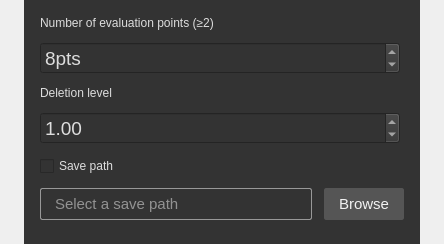
<?xml version="1.0" encoding="UTF-8"?>
<ui version="4.0">
 <class>SorFilterDialog</class>
 <widget class="QWidget" name="SorFilterDialog">
  <property name="geometry">
   <rect>
    <x>0</x>
    <y>0</y>
    <width>442</width>
    <height>226</height>
   </rect>
  </property>
  <property name="windowTitle">
   <string>Statistical Outlier Removal</string>
  </property>
  <layout class="QVBoxLayout" name="verticalLayout_2">
   <property name="leftMargin">
    <number>24</number>
   </property>
   <property name="topMargin">
    <number>0</number>
   </property>
   <property name="rightMargin">
    <number>24</number>
   </property>
   <property name="bottomMargin">
    <number>0</number>
   </property>
   <item>
    <widget class="QWidget" name="widget" native="true">
     <property name="styleSheet">
      <string notr="true">background-color: rgb(51, 51, 51);
color: rgb(221, 221, 221);</string>
     </property>
     <layout class="QVBoxLayout" name="verticalLayout_5">
      <property name="spacing">
       <number>12</number>
      </property>
      <property name="leftMargin">
       <number>16</number>
      </property>
      <property name="topMargin">
       <number>16</number>
      </property>
      <property name="rightMargin">
       <number>16</number>
      </property>
      <property name="bottomMargin">
       <number>24</number>
      </property>
      <item>
       <layout class="QVBoxLayout" name="verticalLayout">
        <item>
         <widget class="QLabel" name="label">
          <property name="styleSheet">
           <string notr="true">background-color: transparent;</string>
          </property>
          <property name="text">
           <string>Number of evaluation points (≥2)</string>
          </property>
          <property name="alignment">
           <set>Qt::AlignLeading|Qt::AlignLeft|Qt::AlignVCenter</set>
          </property>
         </widget>
        </item>
        <item>
         <widget class="QSpinBox" name="knnSpinBox">
          <property name="sizePolicy">
           <sizepolicy hsizetype="Fixed" vsizetype="Fixed">
            <horstretch>0</horstretch>
            <verstretch>0</verstretch>
           </sizepolicy>
          </property>
          <property name="minimumSize">
           <size>
            <width>360</width>
            <height>32</height>
           </size>
          </property>
          <property name="maximumSize">
           <size>
            <width>360</width>
            <height>32</height>
           </size>
          </property>
          <property name="font">
           <font>
            <pointsize>14</pointsize>
           </font>
          </property>
          <property name="suffix">
           <string>pts</string>
          </property>
          <property name="minimum">
           <number>2</number>
          </property>
          <property name="maximum">
           <number>1000000</number>
          </property>
          <property name="value">
           <number>8</number>
          </property>
         </widget>
        </item>
       </layout>
      </item>
      <item>
       <layout class="QVBoxLayout" name="verticalLayout_3">
        <item>
         <widget class="QLabel" name="label_4">
          <property name="styleSheet">
           <string notr="true">background-color: transparent;</string>
          </property>
          <property name="text">
           <string>Deletion level</string>
          </property>
         </widget>
        </item>
        <item>
         <widget class="QDoubleSpinBox" name="nSigmaDoubleSpinBox">
          <property name="sizePolicy">
           <sizepolicy hsizetype="Fixed" vsizetype="Fixed">
            <horstretch>0</horstretch>
            <verstretch>0</verstretch>
           </sizepolicy>
          </property>
          <property name="minimumSize">
           <size>
            <width>360</width>
            <height>32</height>
           </size>
          </property>
          <property name="maximumSize">
           <size>
            <width>360</width>
            <height>32</height>
           </size>
          </property>
          <property name="font">
           <font>
            <pointsize>14</pointsize>
           </font>
          </property>
          <property name="maximum">
           <double>10.000000000000000</double>
          </property>
          <property name="singleStep">
           <double>0.500000000000000</double>
          </property>
          <property name="value">
           <double>1.000000000000000</double>
          </property>
         </widget>
        </item>
       </layout>
      </item>
      <item>
       <layout class="QVBoxLayout" name="verticalLayout_4">
        <item>
         <widget class="QCheckBox" name="checkBox">
          <property name="text">
           <string>Save path</string>
          </property>
         </widget>
        </item>
        <item>
         <layout class="QHBoxLayout" name="horizontalLayout">
          <item>
           <widget class="QLineEdit" name="lineEdit">
            <property name="minimumSize">
             <size>
              <width>272</width>
              <height>32</height>
             </size>
            </property>
            <property name="maximumSize">
             <size>
              <width>272</width>
              <height>32</height>
             </size>
            </property>
            <property name="font">
             <font>
              <pointsize>11</pointsize>
             </font>
            </property>
            <property name="styleSheet">
             <string notr="true">QLineEdit{padding-left:12px;border-radius: 2px;border: 1px solid #989898;color:#F2F2F2;}
QLineEdit:disabled{color:#838383;border: 1px solid #666666;background-color: #3F3F3F}
</string>
            </property>
            <property name="placeholderText">
             <string>Select a save path</string>
            </property>
           </widget>
          </item>
          <item>
           <widget class="QPushButton" name="pushButton">
            <property name="minimumSize">
             <size>
              <width>80</width>
              <height>32</height>
             </size>
            </property>
            <property name="maximumSize">
             <size>
              <width>80</width>
              <height>32</height>
             </size>
            </property>
            <property name="font">
             <font>
              <pointsize>11</pointsize>
             </font>
            </property>
            <property name="styleSheet">
             <string notr="true">QPushButton{border: 1px solid #555555;
			border-radius: 2px; 
			background: #555555; 
			color: #F2F2F2; }
QPushButton:hover { background-color: #2B2B2B; }
QPushButton:disabled { color: #838383;background-color:#555555;}</string>
            </property>
            <property name="text">
             <string>Browse</string>
            </property>
            <property name="checkable">
             <bool>false</bool>
            </property>
           </widget>
          </item>
         </layout>
        </item>
       </layout>
      </item>
     </layout>
    </widget>
   </item>
  </layout>
 </widget>
 <resources/>
 <connections/>
</ui>
